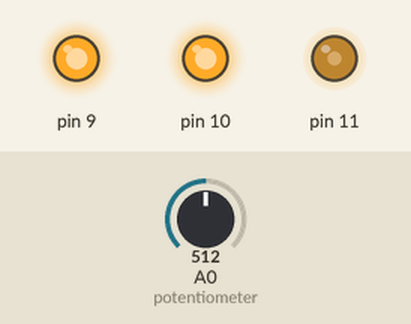
Simulated run of this sketch. Board: Arduino Uno, built with avr-gcc and run on an emulated ATmega328P. Shown: output pins drawn as LEDs (lit = HIGH). The inputs (shaded band) are chosen by the test bench; at power-on: A0 (potentiometer) = 512.

Above: at 1.2 s.
1.3 s: A0 (potentiometer) set to 716
At 2.3 s:
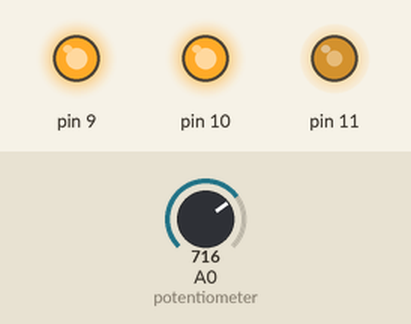
2.8 s: A0 (potentiometer) set to 900
At 3.4 s:
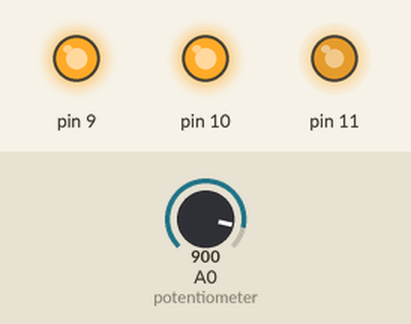
4.3 s: A0 (potentiometer) set to 122
At 4.6 s:
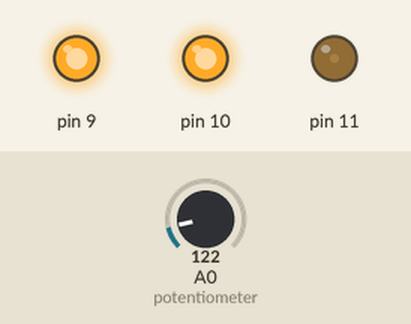
5.8 s: A0 (potentiometer) set to 0
At 6.9 s:
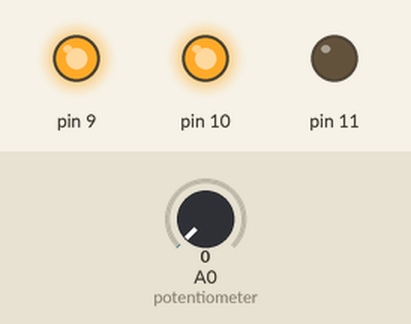
7.3 s: A0 (potentiometer) set to 511
At 8.1 s:
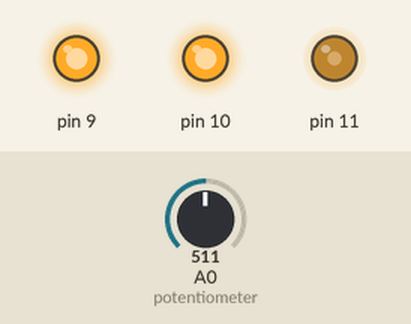
Timing chart, 0 to 9.8 s (numbered marks = the images above; inputs shaded):
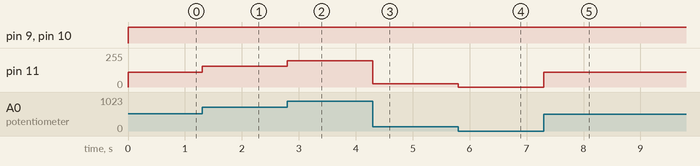

Measured:
- after the input at 1.3 s, pin 11: 112/255 → 157/255 at once
- after the input at 2.8 s, pin 11: 157/255 → 197/255 at once
- after the input at 4.3 s, pin 11: 197/255 → 26/255 at once
- after the input at 5.8 s, pin 11: 26/255 → 0/255 at once
- after the input at 7.3 s, pin 11: 0/255 → 112/255 at once

The sketch:

RGB_Colour_selector.ino
```cpp
/*
Turns led rbg on magenta and fades to white using potentiometer.
(Analog input and output, INT variables)

*/
int Ten_Bit = 0; //stores 10-bit value
float Out_Bits = 0; //Stores 8 bit value
void setup() {
  // put your setup code here, to run once:


}
void loop() { // loops code forever
analogWrite(9, 255);//turns red led on fully
analogWrite(10, 255);//turns blue led on fully
Ten_Bit = analogRead(A0); //Reads potentiometer voltage and stores in Ten bit
Out_Bits = (Ten_Bit)*(225.00/1023.00);// Converts 10 bit read value to 8 bit
analogWrite(11, Out_Bits);//writes 8 bit potentiometer value to green led


}
```
